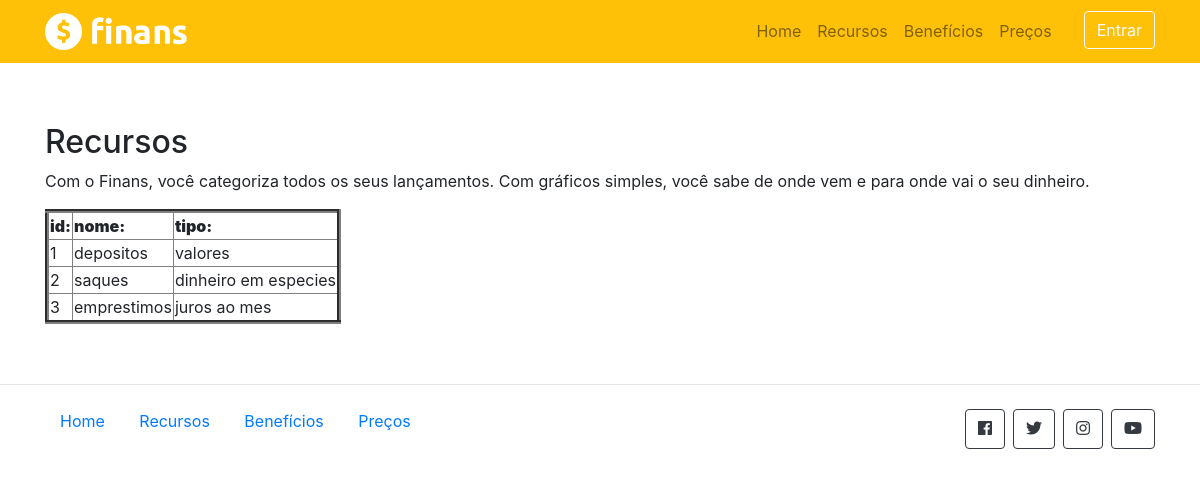
Page /recursos/ on the committed database.
### sitefinanceira/models.py (models this page shows, shortened)
class Recursos(models.Model):
    nome = models.CharField('Nome', max_length=100)
    proposta = models.CharField('Proposta', max_length=100)

### sitefinanceira/views.py (the view)
# urls.py: path('recursos/', views.recursos),
def recursos(request):
    data = { }
    data['db'] = Recursos.objects.all()
    return render(request, 'recursos.html',data)

### sitefinanceira/templates/recursos.html (shortened to what this page needs)
{% extends 'base.html' %}
{% load static %}
{% block conteudo %}
    <section class="caixa">
      <div class="container">
        <div class="row">
          <div class="col-md-12 d-flex">
            <div class="align-self-center">
              <h2>Recursos</h2>
              <p>
                Com o Finans, você categoriza todos os seus lançamentos. Com gráficos simples, você sabe de onde vem e para onde vai o seu dinheiro.
              </p>
              <head>
              <body>
              <table border= "4">
                <tr>
                  <th> <strong>id: </strong> </th>
                  <th> <strong>nome: </strong> </th>
                  <th> <strong>tipo: </strong> </th>
              </tr>
                {% for dbs in db %}
                <tr>
                <td> {{dbs.id}} </td>
                <td> {{dbs.nome}} </td>
                <td> {{dbs.proposta}} </td>
                </tr>
              {% endfor %}
              </table>
              </body>
              </head>
            </div>
          </div>
        </div>
      </div>
    </section>
{% endblock %}

### templates/static/css/estilo.css (style rules this page uses)
.caixa { padding: 60px 0; border-bottom: 1px solid #e5e5e5; }

### rows in the picture
Recursos: id "1", nome "depositos", proposta "valores"
Recursos: id "2", nome "saques", proposta "dinheiro em especies"
Recursos: id "3", nome "emprestimos", proposta "juros ao mes"
